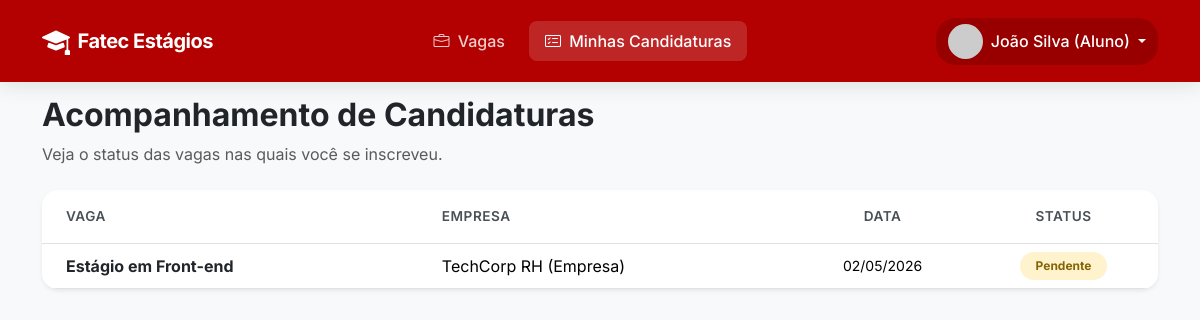
Screenshot of /candidaturas.php (signed in) with the database file from the repository.
### tables this page shows
CREATE TABLE IF NOT EXISTS candidaturas (
    id INT AUTO_INCREMENT PRIMARY KEY,
    aluno_id INT NOT NULL,
    vaga_id INT NOT NULL,
    dataCandidatura DATE,
    status ENUM('Pendente', 'Em Análise', 'Aprovado', 'Reprovado') DEFAULT 'Pendente',
    FOREIGN KEY (aluno_id) REFERENCES alunos(id) ON DELETE CASCADE,
    FOREIGN KEY (vaga_id) REFERENCES vagas(id) ON DELETE CASCADE
);

CREATE TABLE IF NOT EXISTS vagas (
    id INT AUTO_INCREMENT PRIMARY KEY,
    empresa_id INT NOT NULL,
    titulo VARCHAR(150) NOT NULL,
    descricao TEXT NOT NULL,
    requisitos TEXT,
    local VARCHAR(100),
    bolsa DECIMAL(10,2),
    status ENUM('Ativa', 'Inativa') DEFAULT 'Ativa',
    dataCadastro DATE,
    FOREIGN KEY (empresa_id) REFERENCES empresas(id) ON DELETE CASCADE
);

CREATE TABLE IF NOT EXISTS usuarios (
    id INT AUTO_INCREMENT PRIMARY KEY,
    nome VARCHAR(100) NOT NULL,
    email VARCHAR(100) UNIQUE NOT NULL,
    senha VARCHAR(255) NOT NULL,
    perfil ENUM('ALUNO', 'EMPRESA', 'ADMIN') NOT NULL,
    status ENUM('ATIVO', 'INATIVO') DEFAULT 'ATIVO',
    data_criacao DATETIME DEFAULT CURRENT_TIMESTAMP
);

### candidaturas.php (the view, shortened to what this page needs)
<?php
require_once 'conexao.php';
$stmtAluno = $pdo->prepare("SELECT id FROM alunos WHERE usuario_id = ?");
$stmtAluno->execute([$_SESSION['usuario_id']]);
$aluno = $stmtAluno->fetch();
$aluno_id = $aluno['id'];
$stmtCand = $pdo->prepare("
    SELECT c.status, c.dataCandidatura, v.titulo, u.nome as empresa_nome
    FROM candidaturas c
    JOIN vagas v ON c.vaga_id = v.id
    JOIN empresas e ON v.empresa_id = e.id
    JOIN usuarios u ON e.usuario_id = u.id
    WHERE c.aluno_id = ?
    ORDER BY c.dataCandidatura DESC
");
$stmtCand->execute([$aluno_id]);
$candidaturas = $stmtCand->fetchAll();
?>
<!DOCTYPE html>
<html lang="pt-BR">
<head>
    <link href="https://cdn.jsdelivr.net/npm/bootstrap@5.3.2/dist/css/bootstrap.min.css" rel="stylesheet">
    <link rel="stylesheet" href="https://cdn.jsdelivr.net/npm/bootstrap-icons@1.11.1/font/bootstrap-icons.css">
    <link rel="stylesheet" href="css/style.css">
</head>
<body class="bg-light">
    <nav class="navbar navbar-expand-lg navbar-dark fixed-top custom-navbar">
        <div class="container">
            <a class="navbar-brand d-flex align-items-center" href="index.php">
                <i class="bi bi-mortarboard-fill fs-3 me-2"></i>
                <span class="fw-bold">Fatec Estágios</span>
            </a>
            <div class="collapse navbar-collapse" id="navbarNav">
                <ul class="navbar-nav mx-auto">
                    <li class="nav-item">
                        <a class="nav-link" href="index.php"><i class="bi bi-briefcase me-1"></i> Vagas</a>
                    </li>
                    <li class="nav-item">
                        <a class="nav-link active" href="candidaturas.php"><i class="bi bi-card-checklist me-1"></i> Minhas Candidaturas</a>
                    </li>
                </ul>
                <div class="dropdown user-profile">
                    <a href="#" class="d-flex align-items-center text-white text-decoration-none dropdown-toggle" id="dropdownUser" data-bs-toggle="dropdown" aria-expanded="false">
                        <img src="https://ui-avatars.com/api/?name=<?php echo urlencode($_SESSION['usuario_nome']); ?>&background=ffffff&color=b30000" alt="Avatar" class="rounded-circle me-2" width="35">
                        <span class="fs-6 fw-medium me-1"><?php echo htmlspecialchars($_SESSION['usuario_nome']); ?></span>
                    </a>
                </div>
            </div>
        </div>
    </nav>
    <main class="container mt-5 pt-5 pb-5">
        <section class="view-section">
            <h2 class="fw-bold text-dark mb-2">Acompanhamento de Candidaturas</h2>
            <p class="text-muted mb-4">Veja o status das vagas nas quais você se inscreveu.</p>
            <div class="card shadow-sm border-0 rounded-4 overflow-hidden">
                <div class="table-responsive">
                    <table class="table table-hover mb-0 align-middle">
                        <thead class="bg-light">
                            <tr>
                                <th class="py-3 px-4">Vaga</th>
                                <th class="py-3">Empresa</th>
                                <th class="py-3 text-center">Data</th>
                                <th class="py-3 text-center">Status</th>
                            </tr>
                        </thead>
                        <tbody>
                            <?php if (count($candidaturas) > 0): ?>
                                <?php foreach ($candidaturas as $cand): ?>
                                    <tr>
                                        <td class="px-4">
                                            <p class="fw-bold mb-0 text-dark"><?php echo htmlspecialchars($cand['titulo']); ?></p>
                                        </td>
                                        <td><?php echo htmlspecialchars($cand['empresa_nome']); ?></td>
                                        <td class="text-center small"><?php echo date('d/m/Y', strtotime($cand['dataCandidatura'])); ?></td>
                                        <td class="text-center">
                                            <?php
                                                $statusClass = 'status-pendente';
                                            ?>
                                            <span class="badge rounded-pill <?php echo $statusClass; ?> px-3 py-2"><?php echo $cand['status']; ?></span>
                                        </td>
                                    </tr>
                                <?php endforeach; ?>
                            <?php endif; ?>
                        </tbody>
                    </table>
                </div>
            </div>
        </section>
    </main>
</body>
</html>

### css/style.css (style rules this page uses)
:root { --primary-color: #b30000; --primary-hover: #8c0000; --dark-color: #1a1a1a; --light-bg: #f4f6f9; }
body { font-family: 'Inter', sans-serif; background-color: var(--light-bg); color: var(--dark-color); }
.custom-navbar { background-color: var(--primary-color); box-shadow: 0 4px 20px rgba(0, 0, 0, 0.1); padding: 15px 0; }
.custom-navbar .navbar-brand { font-weight: 700; letter-spacing: -0.5px; }
.custom-navbar .nav-link { color: rgba(255, 255, 255, 0.8) !important; font-weight: 500; padding: 8px 16px !important; border-radius: 8px; transition: all 0.3s ease; margin: 0 4px; }
.custom-navbar .nav-link:hover, .custom-navbar .nav-link.active { color: white !important; background-color: rgba(255, 255, 255, 0.15); }
.user-profile { background: rgba(0, 0, 0, 0.15); padding: 6px 12px; border-radius: 20px; }
.table th { font-weight: 600; color: #495057; text-transform: uppercase; font-size: 0.85rem; letter-spacing: 0.5px; }
.table td { vertical-align: middle; }
.status-pendente { background-color: #fff3cd; color: #856404; }
.view-section { animation: fadeIn 0.4s ease-in-out; }

### rows the page displays
candidaturas: vaga.titulo "Estágio em Front-end", usuarios.nome "TechCorp RH (Empresa)", dataCandidatura "02/05/2026", status "Pendente"

### other values shown
$_SESSION['usuario_nome'] "João Silva (Aluno)"
